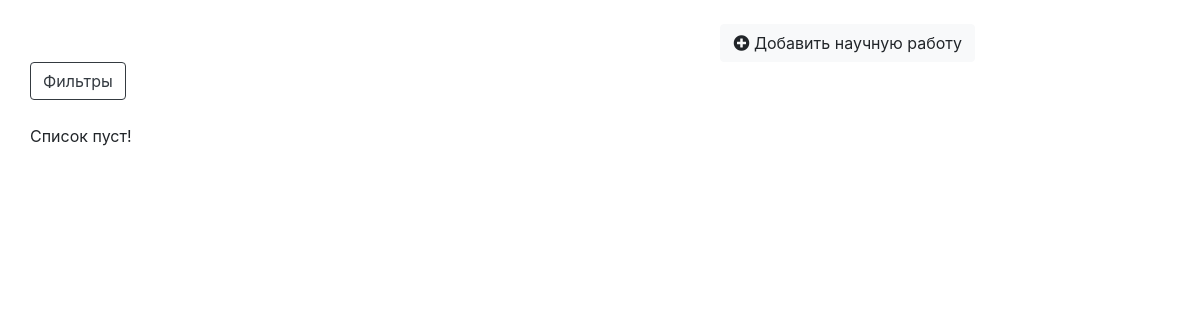
Page /sciencework/ (signed in) on the earlier database version.
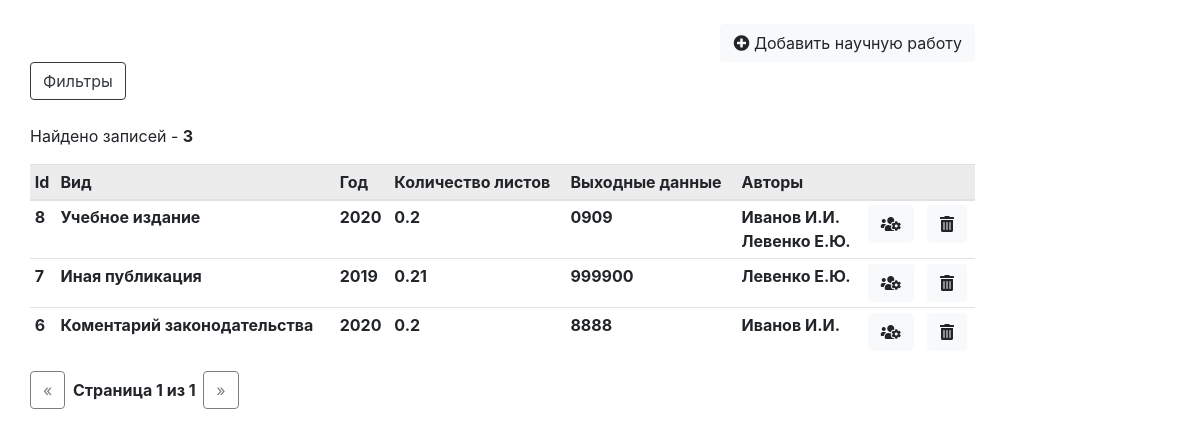
Same page on the later database version.
### sciencework/models.py (models this page shows, shortened)
class Sciencework(models.Model):
    kind = models.ForeignKey(Publicationkind, on_delete=models.SET_NULL, null=True, verbose_name="Вид научной работы")
    year = models.IntegerField(verbose_name="Год издания")
    half_year = models.CharField(max_length=10, default="Не указано", verbose_name="Полугодие")
    output_data = models.TextField(verbose_name="Выходные данные")
    sheet_count = models.CharField(max_length=100, blank=True, null=True, verbose_name="Количество печатных листов")
    publisher = models.ForeignKey(Publisher, on_delete=models.SET_NULL, blank=True, null=True, verbose_name="Издатель")
    grif = models.ForeignKey(Grif, on_delete=models.SET_NULL, blank=True, null=True, verbose_name="Гриф")
    magazine = models.ForeignKey(Magazine, on_delete=models.SET_NULL, blank=True, null=True, verbose_name="Журнал")
    digest = models.ForeignKey(Digest, on_delete=models.SET_NULL, blank=True, null=True, verbose_name="Сборник статей")
    in_vak = models.BooleanField(blank=True, null=True, verbose_name="Является работой ВАК")
    in_internationals = models.ManyToManyField(InternationalBase,
                                               verbose_name="Входит в международную базу научного цитирования", blank=True)
    interest = models.ForeignKey(Interest, on_delete=models.SET_NULL, blank=True, null=True, verbose_name="В чьих интересах")
    conference = models.ForeignKey(Conference, on_delete=models.SET_NULL, blank=True, null=True,
                                   verbose_name="Конференция")
    work_is_foreignauthors = models.BooleanField(blank=True, null=True, verbose_name="Участие сторонних авторов")
    author_count = models.IntegerField(default=0, blank=True, null=True, verbose_name="Количество авторов")
    sciencework_student_participation = models.BooleanField(blank=True, null=True, default=False,
                                                            verbose_name="Участие обучающихся")
    authors = models.ManyToManyField(Author, verbose_name="Авторы")
    subdivisions = models.ManyToManyField(Subdivision, verbose_name="Подразделения")
    subspecies = models.ForeignKey(Subspecies, on_delete=models.SET_NULL, blank=True, null=True,
                                   verbose_name="Подвид учебного издания")
    org_founder = models.ForeignKey(Orgfounder, on_delete=models.SET_NULL, blank=True, null=True,
                                    verbose_name="Организация учредитель сборника")
    class Meta:
        ordering = ('kind',)
        verbose_name = 'Научная работа'
        verbose_name_plural = 'Научная работа'

class Publicationkind(models.Model):
    publication_kind = models.CharField(max_length=255)
    def __str__(self):
        return self.publication_kind
    class Meta:
        ordering = ('publication_kind',)
        verbose_name = 'Вид публикации'
        verbose_name_plural = 'Виды публикации'

### authors/models.py (models this page shows, shortened)
class Author(models.Model):
    subdivision = models.ForeignKey(Subdivision, on_delete=models.SET_NULL, null=True, verbose_name="Подразделение")
    lastname = models.CharField(max_length=100, verbose_name="Фамилия", validators=[name_validator])
    firstname = models.CharField(max_length=100, verbose_name="Имя", validators=[name_validator])
    patronymic = models.CharField(max_length=100, verbose_name="Отчество", validators=[name_validator])
    date_of_birth = models.DateField(blank=True, null=True, verbose_name="Дата рождения")
    rank = models.ForeignKey(Rank, on_delete=models.SET_NULL, blank=True, null=True, verbose_name="Звание")
    position = models.ForeignKey(Position, on_delete=models.SET_NULL, blank=True, null=True, verbose_name="Должность")
    position_date = models.DateField(blank=True, null=True, verbose_name="Дата назначения на должность")
    is_docentvak = models.BooleanField(default=False, verbose_name="Является доцентом ВАК")
    docentvak_date = models.DateField(blank=True, null=True, verbose_name="Дата присовения доцента ВАК")
    is_professor = models.BooleanField(default=False, verbose_name="Является профессором")
    professor_date = models.DateField(blank=True, null=True, verbose_name="Дата присвоения профессороской степени")
    is_candidate = models.BooleanField(default=False, verbose_name="Является кандидатом наук")
    candidate_date = models.DateField(blank=True, null=True, verbose_name="Дата присвоения кандидата наук")
    candidate_title = models.TextField(blank=True, null=True, verbose_name="Название кандидатской диссертации")
    candidate_specialty = models.ForeignKey(Candidatespecialty, on_delete=models.SET_NULL, blank=True, null=True,
                                            verbose_name="Кандидатская специальность")
    is_doctor = models.BooleanField(default=False, verbose_name="Является доктором наук")
    doctor_date = models.DateField(blank=True, null=True, verbose_name="Дата присвоения доктора наук")
    doctor_title = models.TextField(blank=True, null=True, verbose_name="Название докторской диссертации")
    doctor_specialty = models.ForeignKey(Doctorspecialty, on_delete=models.SET_NULL, blank=True, null=True,
                                         verbose_name="Докторская специальность")
    extra_data = models.TextField(blank=True, null=True, verbose_name="Дополнительные данные")
    work_status = models.ForeignKey(Workstatus, on_delete=models.SET_NULL, null=True,
                                    verbose_name="Рабочий статус")
    def __str__(self):
        return self.lastname + ' ' + self.firstname + ' ' + self.patronymic + ' ' + str(self.subdivision)
    class Meta:
        ordering = ('lastname',)
        verbose_name = 'Автор'
        verbose_name_plural = 'Авторы'
    @property
    def get_full_name(self):
        return "{} {}.{}.".format(self.lastname, self.firstname[0], self.patronymic[0])

### sciencework/views.py (the view)
# urls.py: path('', login_required(views.sciencework_list), name='list'),
def sciencework_list(request):
    f = ScienceWorkFilter(request.GET, queryset=Sciencework.objects.all().order_by('-pk'))
    paginator = Paginator(f.qs, 50)
    page = request.GET.get('page')
    scinceworks = paginator.get_page(page)
    return render(request, 'sciencework/sciencework_list.html', {'list': scinceworks,
                                                                 'filter': f,
                                                                 })

### authors/models.py (called while the page is built)
    def __str__(self):
        return self.subdivision_name

### sciencework/models.py (called while the page is built)
    def __str__(self):
        return self.grif_name

    def __str__(self):
        return self.interest_name

    def __str__(self):
        return self.base_name

    def __str__(self):
        return self.publisher_name

    def __str__(self):
        return self.title

### sciencework/templates/sciencework/sciencework_list.html (shortened to what this page needs)
{% extends "base_list.html" %}
{% load url_replace %}
{% load static %}
{% block add_button %}
    <a href="{% url 'sciencework:add' %}" class="btn btn-light"><i class="fas fa-plus-circle"></i> Добавить научную работу</a>
{% endblock %}
{% block list %}
    <table class="table table-sm">
        <thead class="table-active">
        <tr>
            <th scope="col" class="sorting" id='id'>Id</th>
            <th scope="col" class="sorting" id='kind'>Вид</th>
            <th scope="col" class="sorting" id='year'>Год</th>
            <th scope="col">Количество листов</th>
            <th scope="col">Выходные данные</th>
            <th scope="col">Авторы</th>
            <th scope="col"></th>
            <th scope="col"></th>
        </tr>
        </thead>
        <tbody>
        {% for sw in list %}
            <tr>
                <th scope="row">{{ sw.id }}</th>
                <th scope="row">{{ sw.kind }}</th>
                <th scope="row">{{ sw.year }}</th>
                <th scope="row">{{ sw.sheet_count }}</th>
                <th scope="row">{{ sw.output_data }}</th>
                <th scope="row">
                    {% for author in sw.authors.all %}
                        {{ author.get_full_name }}<br>
                    {% endfor %}
                </th>
                <td><a href="{% url 'sciencework:update' sw.id %}" class="btn btn-light"><i class="fas fa-users-cog"></i></a></td>
                <td><a href="{% url 'sciencework:delete' sw.id %}" class="btn btn-light"><i class="fas fa-trash-alt"></i></a></td>
            </tr>
        {% endfor %}
        </tbody>
    </table>
{% endblock %}

Differences in the rows shown:
added Sciencework: id "8", kind "Учебное издание", year "2020", sheet_count "0.2", output_data "0909"
now on this page (row unchanged): Author: get_full_name "Иванов И.И."
now on this page (row unchanged): Author: get_full_name "Левенко Е.Ю."
added Sciencework: id "7", kind "Иная публикация", year "2019", sheet_count "0.21", output_data "999900"
added Sciencework: id "6", kind "Коментарий законодательства", year "2020", sheet_count "0.2", output_data "8888"
Other differences:
{{ filter.qs|length }}: (not shown) → "3"
{{ list.number }}: (not shown) → "1"
{{ list.paginator.num_pages }}: (not shown) → "1"
text no longer shown: "Список пуст!"
text now shown: "Найдено записей - Id Вид Год Количество листов Выходные данные Авторы « Страница из »"
